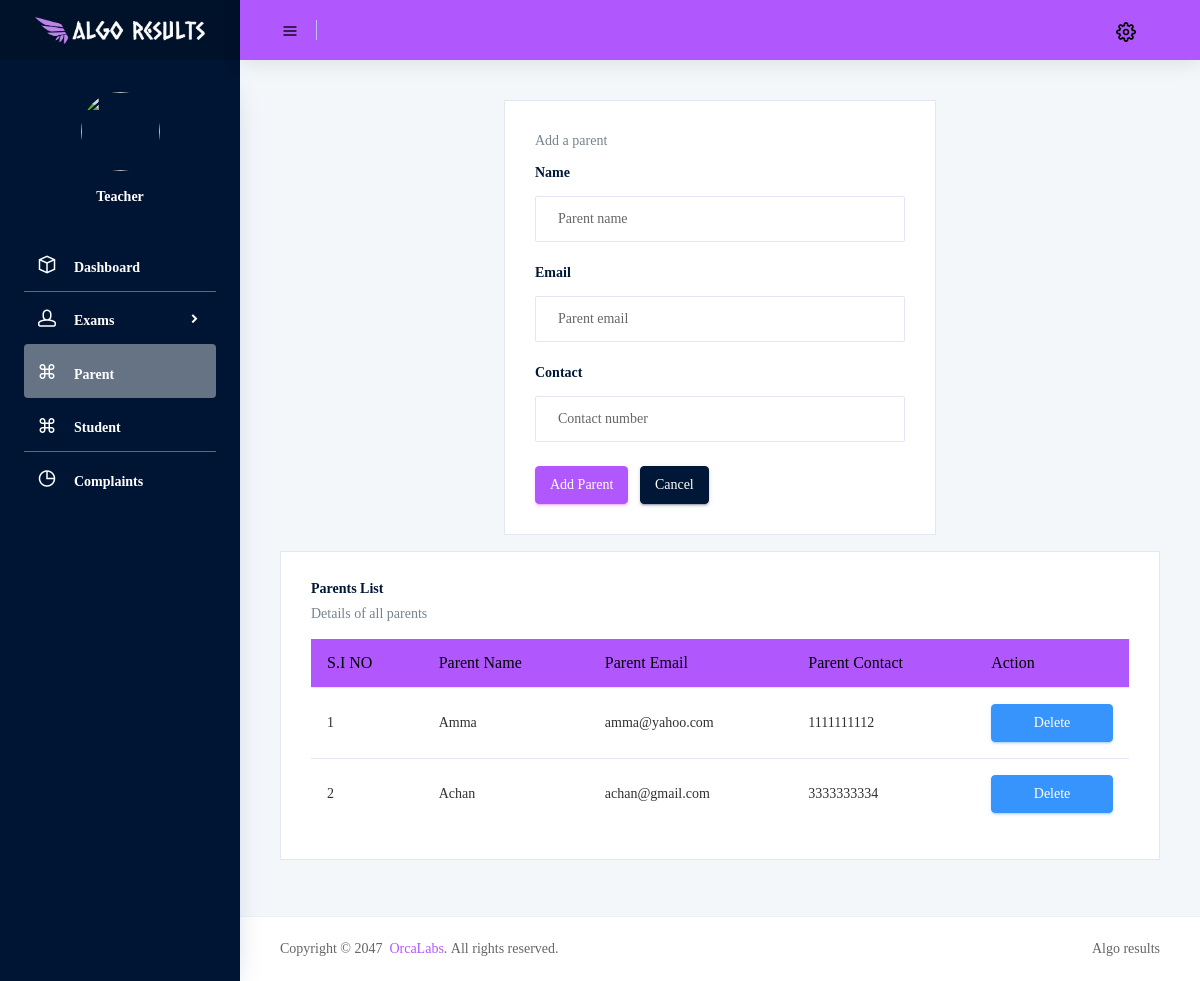
Before: /Project/Teacher/Parent.php with the older database file.
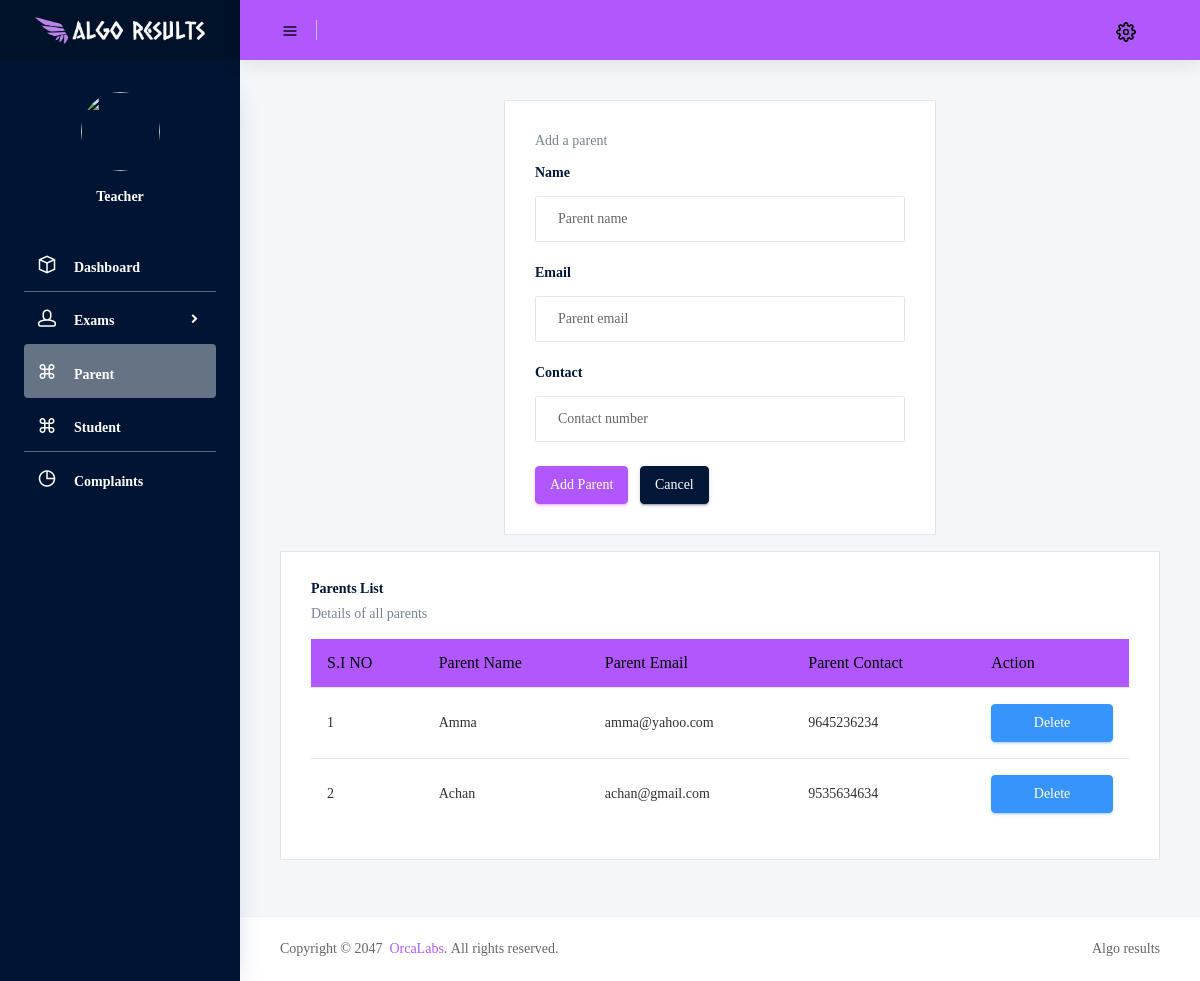
After: the same page with the newer database file.
### tables this page shows
CREATE TABLE IF NOT EXISTS `tbl_parent` (
  `parent_id` int NOT NULL AUTO_INCREMENT,
  `parent_email` varchar(50) NOT NULL,
  `parent_name` varchar(50) NOT NULL,
  `parent_contact` bigint NOT NULL,
  `parent_password` varchar(50) NOT NULL,
  `parent_photo` varchar(250) NOT NULL,
  PRIMARY KEY (`parent_id`),
  UNIQUE KEY `parent_email` (`parent_email`)
);

### Project/Teacher/Parent.php (the view, shortened to what this page needs)
<?php
include("../Assets/Connection/Connection.php");
include('Head.php');
?>
<!DOCTYPE html>
<html lang="en">
<head>
	<link rel="stylesheet" href="../Assets/CSS/Font.css">
</head>
<body>
	<div class="row">
	<div class="col-xl-3 grid-margin stretch-card">
        </div>
		<div class="col-6 grid-margin stretch-card">
			<div class="card">
				<div class="card-body">
					<p class="card-description">
						Add a parent
					</p>
					<form action="" method="POST" class="forms-sample">
						<div class="form-group">
							<label for="parent_name">
								<h4 class="card-title">Name</h4>
							</label>
							<input type="text" class="form-control" name="parent_name" placeholder="Parent name" required title="Name Allows Only Alphabets,Spaces and First Letter Must Be Capital Letter" pattern="^[A-Z]+[a-zA-Z ]*$">
						</div>
						<div class="form-group">
							<label for="parent_email">
								<h4 class="card-title">Email</h4>
							</label>
							<input type="email" class="form-control" name="parent_email" placeholder="Parent email" required>
						</div>
						<div class="form-group">
							<label for="parent_contact">
								<h4 class="card-title">Contact</h4>
							</label>
							<input type="text" class="form-control" name="parent_contact" maxlength=10 placeholder="Contact number" required pattern="[7-9]{1}[0-9]{9}" title="Phone number with 7-9 and remaing 9 digit with 0-9">
						</div>
						<button type="submit" class="btn btn-primary mr-2" name="btn_submit">Add Parent</button>
						<button type="reset" class="btn btn-dark">Cancel</button>
					</form>
				</div>
			</div>
		</div>
	</div>
	<div class="row">
		<div class="col-lg-12 grid-margin stretch-card">
			<div class="card">
				<div class="card-body">
					<h4 class="card-title">Parents List</h4>
					<p class="card-description">
						Details of all parents
					</p>
					<div class="table-responsive">
						<table class="table table-hover">
							<thead>
								<tr>
									<th>S.I NO</th>
									<th>Parent&nbsp;Name</th>
									<th>Parent&nbsp;Email</th>
									<th>Parent&nbsp;Contact</th>
									<th>Action</th>
								</tr>
							</thead>
							<tbody>
								<?php
								$i = 0;
								$selQry = "select * from tbl_parent";
								$data = mysqli_query($con, $selQry);
								while ($row = mysqli_fetch_assoc($data)) {
									$i++;
								?>
									<tr>
										<td><?php echo $i; ?></td>
										<td><?php echo $row["parent_name"]; ?></td>
										<td><?php echo $row["parent_email"]; ?></td>
										<td><?php echo $row["parent_contact"]; ?></td>
										<td><a href="Parent.php?del=<?php echo $row["parent_id"]; ?>"><button class="btn btn-info btn-block mr-2">Delete</button></a></td>
									</tr>
								<?php
								}
								?>
							</tbody>
						</table>
					</div>
				</div>
			</div>
		</div>
	</div>
</body>
<?php
include('Foot.php');
?>
</html>

Changed rows visible on the page:
changed tbl_parent "Amma": parent_contact "1111111112" → "9645236234"
changed tbl_parent "Achan": parent_contact "3333333334" → "9535634634"
